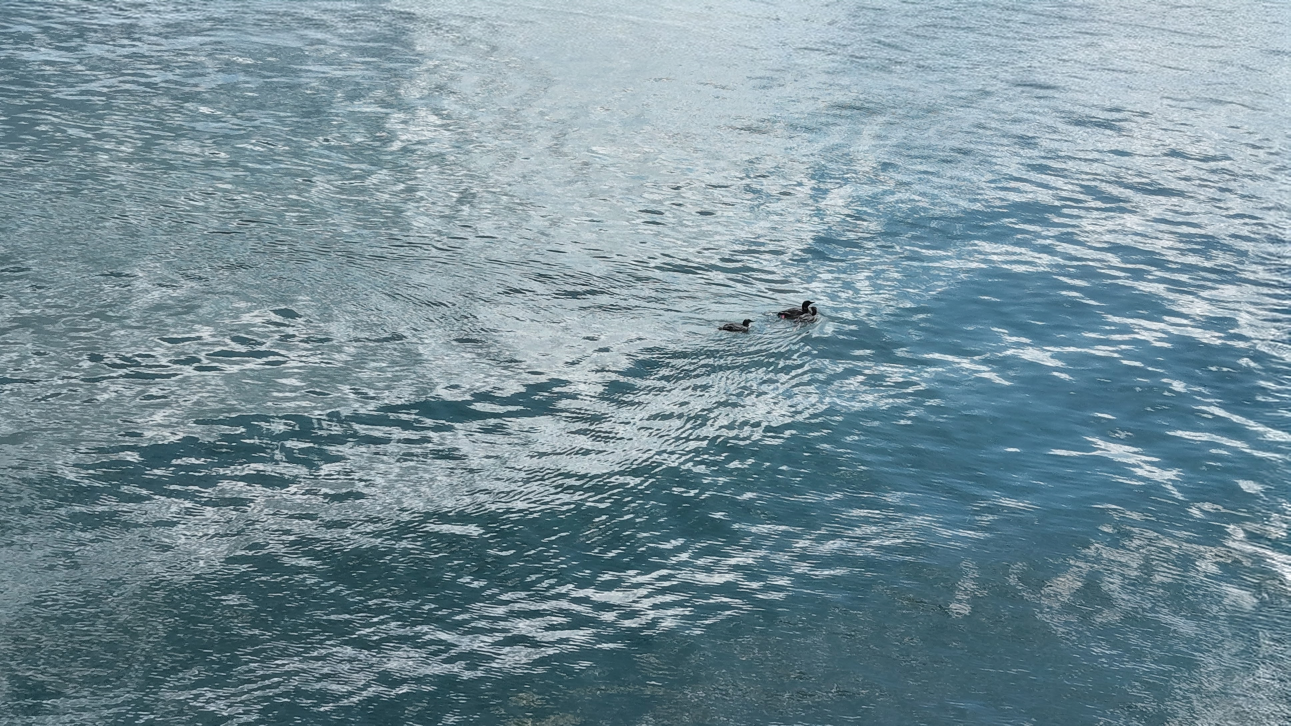
#> input picture data/raw/DJI_20260822143820_0001_D.JPG, 3871 x 2177 px (shown at 1/3 size); its folder holds 4 pictures in this run
$ python rename_images.py
#> lines starting #> are read from the running program, lines starting #| are printed output that depends on the picture
### scripts/imgtools.py
#!/usr/bin/env python3
"""Shared metrics, fingerprints and staging helpers for the data pipeline.

The pipeline is four copy-only hops under data/:

    raw -> renamed -> no_dups -> quality_check -> un_annotated

One script owns each hop. Everything two of them have to agree on lives here:
the quality thresholds and their defaults, the focus measure, and the duplicate
fingerprint. check_images.py reports the same numbers without touching a file,
so what the report says and what the stages do cannot drift apart.

Not a command; nothing here runs on its own.
"""
import hashlib
import os
import shutil

import numpy as np
from PIL import Image, ImageOps

try:
    import pillow_heif
    pillow_heif.register_heif_opener()
#> (this line was passed over: pillow_heif is not available in this run)
except ImportError:
    pass

ROOT = os.path.dirname(os.path.dirname(os.path.abspath(__file__)))
DATA = os.path.join(ROOT, "data")

EXTS = {".jpg", ".jpeg", ".png", ".heic", ".heif", ".tif", ".tiff", ".bmp", ".webp"}
HASH_SIZE = 8                      # dHash grid -> 64-bit fingerprint
POPCOUNT = np.array([bin(i).count("1") for i in range(256)], dtype=np.uint8)
FLAT = 5.0                         # a featureless frame has no structure to
                                   # fingerprint: every pixel ties with its
                                   # neighbour, so the hash comes out all zeros
                                   # and pure black, white and grey all "match"

# EXIF tag numbers, so the pipeline reads capture data without a tag-name table
MAKE, MODEL, DATETIME, ORIENTATION = 271, 272, 306, 274
EXIF_IFD = 0x8769                  # DateTimeOriginal lives in this sub-IFD
DATETIME_ORIGINAL = 36867


# ---------------------------------------------------------------- metrics

# [171 lines left out: functions laplacian_var, tone_range, offsets, region_stats, dhash, analyze and 3 more, not called in this run]


# ------------------------------------------------------------- duplicates

class Union:
    """Union-find, so A~B and B~C land in one group instead of two pairs."""

    def __init__(self, n):
        self.parent = list(range(n))

    # [61 lines left out: functions find, join, groups, near_duplicate_groups, sha256, keeper, not called in this run]


# ---------------------------------------------------------------- staging

def list_images(folder, recursive=False):
    """Sorted paths of the images in folder.

    The extension filter also keeps a stage's manifest CSV out of the way, so
    the bookkeeping can live in the same folder as the images it describes.
    """
    if recursive:
        files = [os.path.join(root, f)
                 for root, _, fs in os.walk(folder) for f in fs
                 if os.path.splitext(f)[1].lower() in EXTS]
    else:
        files = [os.path.join(folder, f) for f in os.listdir(folder)
                 if os.path.splitext(f)[1].lower() in EXTS]
    return sorted(f for f in files if os.path.isfile(f))


def rel(path, folder):
    """Name to print and record for a file: its path relative to its stage."""
    return os.path.relpath(path, folder)


def copy_into(src, dest, dry_run=False):
    """Copy src to dest, preserving mtime.

    copy2 rather than copy: rename_images.py dates undated web downloads from
    the file mtime, so a stage that reset it would change those names on a
    later re-run.
    """
    if dry_run:
        return
    os.makedirs(os.path.dirname(os.path.abspath(dest)), exist_ok=True)
    shutil.copy2(src, dest)


def require_dir(path, what="directory"):
    if not os.path.isdir(path):
        raise SystemExit(f"{what} not found: {path}")
    return path

### scripts/rename_images.py
#!/usr/bin/env python3
"""Pipeline stage 1: data/raw -> data/renamed.

Anything new lands in data/raw under whatever name its camera, phone or
download gave it. This gives each file a pipeline name that says where it came
from and when it was taken:

    dji_20260822_143820_0001.jpg
    nikon_20150708_140141_0003.jpg
    web_20260818_0005.jpg
    ^source     ^capture time  ^sequence

source comes from the EXIF Make/Model -- DJI -> dji, NIKON CORPORATION ->
nikon, Apple iPhone -> iphone -- and any camera not in the table is tagged with
its make. A file with no EXIF Make is a web download, tagged web.

The time is EXIF DateTimeOriginal, or DateTime if that is missing. A file with
neither -- most web downloads, whose metadata the site stripped -- falls back
to its modification time and gets a date with no time of day. That is
deliberate: a name without a time is the signal that the date is when the file
reached this machine, not when the shutter fired. The two tags are independent,
so a stripped-of-camera download that kept its date is still tagged web, and
still gets a real time.

The sequence is assigned in capture order, so sorting the folder by name sorts
it chronologically. Only within a batch, though -- see below.

Names are stable across runs. data/renamed/rename_map.csv records every
raw -> renamed pair; a re-run skips raw files already listed and numbers new
arrivals after the highest sequence used so far, so a file that is already
annotated downstream never changes name underneath it. The cost is that a
second batch sorts after the first even if it was shot earlier: the name orders
by batch, then by time. The captured column in the map is the real answer.

Raw files are copied, not moved: data/raw stays the archive. A raw file is
matched by name, so replacing one with different bytes under the same name
reads as already done and is skipped.

Usage:
    scripts/rename_images.py
    scripts/rename_images.py -n                      # print the plan, write nothing
    scripts/rename_images.py --src data/incoming --dest data/renamed
"""
import argparse
import csv
import os
import re
from datetime import datetime

from PIL import Image

import imgtools as it

SRC = os.path.join(it.DATA, "raw")
DEST = os.path.join(it.DATA, "renamed")
MAP = "rename_map.csv"
COLS = ["renamed", "raw", "source", "captured", "captured_from"]

# Matched against "make model" lowercased, so the specific wins over the vague:
# an Apple phone is iphone, not apple. First hit wins, hence the order.
SOURCES = ["dji", "iphone", "ipad", "pixel", "gopro", "nikon", "canon", "sony",
           "fujifilm", "olympus", "panasonic", "autel", "parrot", "skydio"]
WEB = "web"                      # no EXIF Make at all: a download, not a capture

# .jpeg and .jpg are one format under two names, and so are .heic/.heif and
# .tif/.tiff. Collapsing them means a glob for *.jpg finds every JPEG.
SAME_FORMAT = {".jpeg": ".jpg", ".heif": ".heic", ".tiff": ".tif"}
SEQ = re.compile(r"_(\d{4,})$")  # trailing sequence of a pipeline name


def clean(s):
    """Lowercase alphanumeric run of a maker string, for use in a filename."""
    return re.sub(r"[^a-z0-9]", "", (s or "").lower())


def read_exif(path):
    """Return (source, timestamp, captured_from) for one file.

    captured_from is "exif" when the timestamp is the camera's own, or "mtime"
    when it is the file's modification time.
    """
#> called with path = 'data/raw/DJI_20260822143820_0001_D.JPG'
    make = model = stamp = None
    try:
        with Image.open(path) as im:
#> im is the input picture: PIL image 3871x2177 RGB; mean R, G, B 119.2, 143.8, 154
            ex = im.getexif()
            make, model = ex.get(it.MAKE), ex.get(it.MODEL)
#> make = 'DJI'; model = 'FC9313'
            sub = ex.get_ifd(it.EXIF_IFD)
#> sub = 34 items
            stamp = sub.get(it.DATETIME_ORIGINAL) or ex.get(it.DATETIME)
#> stamp = '2026:08:22 14:38:20'
    except Exception:
        pass                     # unreadable here is not fatal: it still gets a
                                 # name, and check_images.py is what reports it

    blob = f"{make or ''} {model or ''}".lower()
#> blob = 'dji fc9313'
    source = next((s for s in SOURCES if s in blob), None) or clean(make) or WEB
#> source = 'dji'

    when = None
    if stamp:
        try:
            when = datetime.strptime(str(stamp).strip(), "%Y:%m:%d %H:%M:%S")
        except ValueError:
            when = None          # cameras do write 0000:00:00 00:00:00
    if when:
        return source, when, "exif"
    return source, datetime.fromtimestamp(os.path.getmtime(path)), "mtime"


def target_name(source, when, captured_from, seq, ext):
    """Build the pipeline filename. No time of day when the date is an mtime."""
    stamp = when.strftime("%Y%m%d_%H%M%S" if captured_from == "exif" else "%Y%m%d")
    ext = ext.lower()
    return f"{source}_{stamp}_{seq:04d}{SAME_FORMAT.get(ext, ext)}"


def load_map(path):
    """Existing raw -> renamed rows, keyed by raw name."""
    if not os.path.exists(path):
        return {}
    with open(path, newline="") as f:
        return {r["raw"]: r for r in csv.DictReader(f) if r.get("raw")}


def highest_seq(rows, dest):
    """Largest sequence already handed out.

    Read from the map and from the names in dest, so a deleted map cannot
    restart numbering on top of files that are already there.
    """
    names = [r["renamed"] for r in rows.values()]
    if os.path.isdir(dest):
        names += [it.rel(p, dest) for p in it.list_images(dest)]
    seqs = [int(m.group(1)) for m in
            (SEQ.search(os.path.splitext(n)[0]) for n in names) if m]
    return max(seqs, default=0)


def main():
    p = argparse.ArgumentParser(
        description=__doc__.splitlines()[0],
        formatter_class=argparse.RawDescriptionHelpFormatter,
    )
    p.add_argument("--src", default=SRC, help=f"incoming images (default {it.rel(SRC, it.ROOT)})")
    p.add_argument("--dest", default=DEST, help=f"renamed output (default {it.rel(DEST, it.ROOT)})")
    p.add_argument("-r", "--recursive", action="store_true",
                   help="also descend into subdirectories of --src")
    p.add_argument("-n", "--dry-run", action="store_true",
                   help="print the plan and change nothing on disk")
    a = p.parse_args()

    it.require_dir(a.src, "source folder")
    mapping = os.path.join(a.dest, MAP)
    done = load_map(mapping)
    seq = highest_seq(done, a.dest)

    files = it.list_images(a.src, a.recursive)
    fresh = [f for f in files if it.rel(f, a.src) not in done]

    print(f"{len(files)} image(s) in {a.src}: "
          f"{len(files) - len(fresh)} already named, {len(fresh)} new")

    # A video is not this stage's job, but silently ignoring the one file in the
    # folder that matters most would be worse than a line of output.
    others = [f for f in sorted(os.listdir(a.src))
              if os.path.splitext(f)[1].lower() not in it.EXTS
              and os.path.isfile(os.path.join(a.src, f))
              and not f.startswith(".") and f != MAP]
    if others:
        print(f"skipped {len(others)} non-image file(s): {', '.join(others[:6])}"
              + (" ..." if len(others) > 6 else ""))
        if any(f.lower().endswith((".mp4", ".mov", ".avi", ".mkv")) for f in others):
            print("  (video: run extract_frames.py, then drop the frames in --src)")

    if not fresh:
        print("nothing to do")
        return

    read = [(f, *read_exif(f)) for f in fresh]
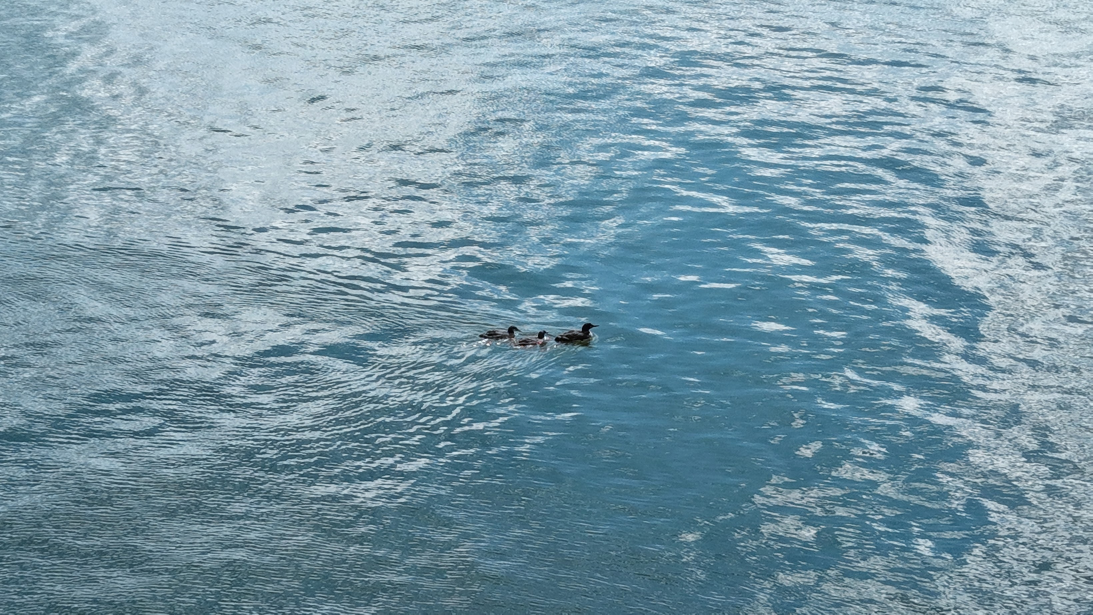
#> input picture data/raw/DJI_20260822143837_0002_D(1).JPG, 3277 x 1843 px (shown at 1/3 size)
#> in read_exif, im is the input picture: PIL image 3277x1843 RGB; mean R, G, B 122.9, 153.3, 167.3
#> in read_exif (call 2), `stamp = sub.get(it.DATETIME_ORIGINAL) or ex.get(it.DATETIME)`: stamp = '2026:08:22 14:38:37'
#> call 3 of read_exif, with path = 'data/raw/DJI_20260822143837_0002_D.JPG'
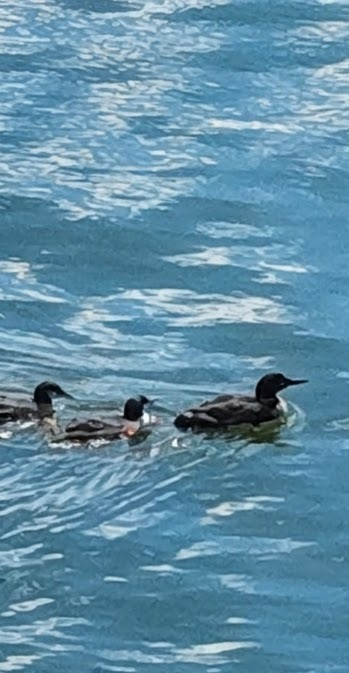
#> input picture data/raw/DJI_20260822143837_0002_D.JPG, 349 x 673 px
#> in read_exif, im is the input picture: PIL image 349x673 RGB; mean R, G, B 98.4, 143.5, 167.1
#> call 4 of read_exif, with path = 'data/raw/DJI_20260822143917_0004_D.JPG'
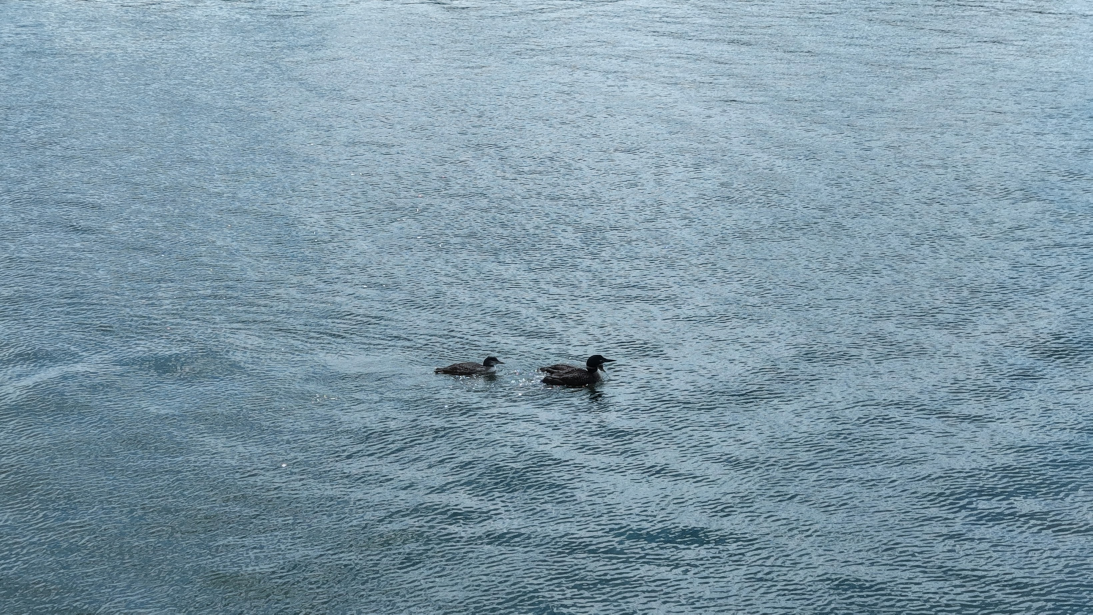
#> input picture data/raw/DJI_20260822143917_0004_D.JPG, 3277 x 1843 px (shown at 1/3 size)
#> in read_exif, im is the input picture: PIL image 3277x1843 RGB; mean R, G, B 126.5, 152.7, 167.4
#> in read_exif (call 4), `stamp = sub.get(it.DATETIME_ORIGINAL) or ex.get(it.DATETIME)`: stamp = '2026:08:22 14:39:17'
#> read = 4 items
    read.sort(key=lambda r: (r[2], it.rel(r[0], a.src)))   # capture order

    rows, collisions = [], []
    for path, source, when, captured_from in read:
        raw = it.rel(path, a.src)
        seq += 1
        name = target_name(source, when, captured_from, seq,
                           os.path.splitext(raw)[1])
        out = os.path.join(a.dest, name)
        if os.path.exists(out):
            # Only reachable if dest holds a name the map does not explain
            collisions.append((raw, name))
            continue
        it.copy_into(path, out, a.dry_run)
        rows.append({
            "renamed": name,
            "raw": raw,
            "source": source,
            # Date only for an mtime, same as the name: claiming a time of day
            # would dress up "when this file was written" as "when it was shot"
            "captured": (when.isoformat(timespec="seconds") if captured_from == "exif"
                         else when.date().isoformat()),
            "captured_from": captured_from,
        })
#> this loop made 4 passes
#> (raw, stamp in target_name) on passes 1 to 4: ('DJI_20260822143820_0001_D.JPG', '20260822_143820'), ('DJI_20260822143837_0002_D(1).JPG', '20260822_143837'), ('DJI_20260822143837_0002_D.JPG', '20260822_143837'), ('DJI_20260822143917_0004_D.JPG', '20260822_143917')
#> after the loop, collisions = []; rows = 4 items; seq = 4

    print()
    for r in rows:
        print(f"  {r['raw']}\n      -> {r['renamed']}  ({r['captured_from']})")
#> this loop made 4 passes
#|   DJI_20260822143820_0001_D.JPG
#|       -> dji_20260822_143820_0001.jpg  (exif)
#|   DJI_20260822143837_0002_D(1).JPG
#|       -> dji_20260822_143837_0002.jpg  (exif)
#|   DJI_20260822143837_0002_D.JPG
#|       -> dji_20260822_143837_0003.jpg  (exif)
#|   DJI_20260822143917_0004_D.JPG
#|       -> dji_20260822_143917_0004.jpg  (exif)

    for raw, name in collisions:
        print(f"  {raw}\n      SKIPPED: {name} already exists and is not in {MAP}")
#> this loop made 0 passes

    tally = {}
    for r in rows:
        tally[r["source"]] = tally.get(r["source"], 0) + 1
#> after the loop, tally = {'dji': 4}
    print()
    print(f"{'would rename' if a.dry_run else 'renamed'} {len(rows)} image(s) -> {a.dest}")
#| renamed 4 image(s) -> data/renamed
    print("  " + ", ".join(f"{k} {v}" for k, v in sorted(tally.items())))
#|   dji 4

    if a.dry_run:
        print(f"\ndry run: {mapping} not written")
        return

    os.makedirs(a.dest, exist_ok=True)
    with open(mapping, "w", newline="") as f:
        w = csv.DictWriter(f, COLS)
        w.writeheader()
        for r in sorted(list(done.values()) + rows,
                        key=lambda r: r["renamed"]):
            w.writerow({c: r.get(c, "") for c in COLS})
    print(f"{mapping} now covers {len(done) + len(rows)} file(s)")
#| data/renamed/rename_map.csv now covers 4 file(s)


if __name__ == "__main__":
    main()
